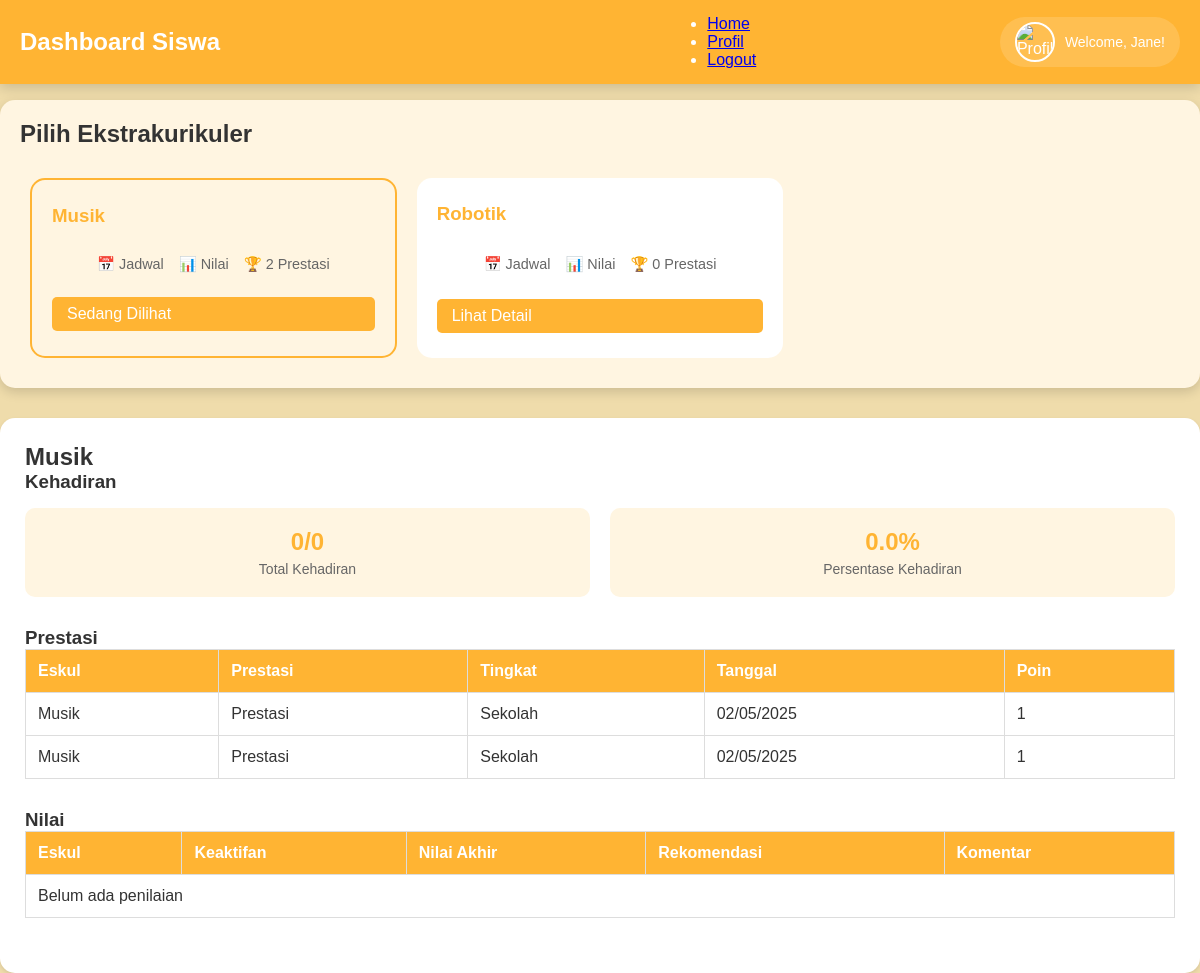
Screenshot of /dashboard_siswa.php?view_eskul=4 (signed in) with the database file from the repository.
### tables this page shows
CREATE TABLE `students` (
  `student_id` int(11) NOT NULL,
  `name` varchar(100) NOT NULL,
  `email` varchar(100) DEFAULT NULL,
  `phone` varchar(15) DEFAULT NULL,
  `user_id` int(11) DEFAULT NULL,
  `kelas_id` int(11) DEFAULT NULL
);

CREATE TABLE `eskul` (
  `eskul_id` int(11) NOT NULL,
  `name` varchar(100) NOT NULL,
  `description` text DEFAULT NULL,
  `created_at` datetime DEFAULT current_timestamp()
);

CREATE TABLE `prestasi` (
  `prestasi_id` int(11) NOT NULL,
  `student_id` int(11) DEFAULT NULL,
  `eskul_id` int(11) DEFAULT NULL,
  `judul_prestasi` varchar(255) DEFAULT NULL,
  `tingkat` enum('Sekolah','Kota','Provinsi','Nasional','Internasional') DEFAULT NULL,
  `poin` int(11) DEFAULT NULL,
  `tanggal` date DEFAULT NULL,
  `id_semester` int(11) DEFAULT NULL,
  `created_at` timestamp NOT NULL DEFAULT current_timestamp()
);

### dashboard_siswa.php (the view, shortened to what this page needs)
<?php
include 'koneksi.php';
$user_id = $_SESSION['user_id'];
$query_murid = "SELECT s.student_id, s.name, k.nama_kelas as class_name, k.tingkat, k.jurusan
                FROM students s
                LEFT JOIN kelas k ON s.kelas_id = k.kelas_id
                WHERE s.user_id = ?";
$stmt = $conn->prepare($query_murid);
$stmt->bind_param("i", $user_id);
$stmt->execute();
$result_murid = $stmt->get_result();
$murid = $result_murid->fetch_assoc();
$student_id = $murid['student_id'];
$student_name = $murid['name'];
$query_eskul_list = "SELECT e.eskul_id, e.name,
                     (SELECT COUNT(*) FROM prestasi WHERE eskul_id = e.eskul_id AND student_id = ?) as prestasi_count
                     FROM eskul_students es
                     JOIN eskul e ON es.eskul_id = e.eskul_id
                     WHERE es.student_id = ?";
$stmt = $conn->prepare($query_eskul_list);
$stmt->bind_param("ii", $student_id, $student_id);
$stmt->execute();
$eskul_list = $stmt->get_result();
$selected_eskul = isset($_GET['view_eskul']) ? intval($_GET['view_eskul']) : null;
$query_prestasi = "SELECT p.*, e.name as eskul_name
                  FROM prestasi p
                  JOIN eskul e ON p.eskul_id = e.eskul_id
                  WHERE p.student_id = ?
                  ORDER BY p.tanggal DESC";
$stmt = $conn->prepare($query_prestasi);
$stmt->bind_param("i", $student_id);
$stmt->execute();
$prestasi_result = $stmt->get_result();
$query_nilai = "SELECT pe.*, e.name as eskul_name, pk.nilai as nilai_keaktifan,
                pr.rekomendasi, pk2.komentar
                FROM penilaian_eskul pe
                JOIN eskul e ON pe.eskul_id = e.eskul_id
                LEFT JOIN penilaian_keaktifan pk ON pe.penilaian_id = pk.penilaian_id
                LEFT JOIN penilaian_rekomendasi pr ON pe.penilaian_id = pr.penilaian_id
                LEFT JOIN penilaian_komentar pk2 ON pe.penilaian_id = pk2.penilaian_id
                WHERE pe.student_id = ?";
$stmt = $conn->prepare($query_nilai);
$stmt->bind_param("i", $student_id);
$stmt->execute();
$nilai_result = $stmt->get_result();
?>
<!DOCTYPE html>
<html lang="id">
<head>
    <link rel="stylesheet" href="css/style.css">
</head>
<body>
<div class="navbar">
    <div class="navbar-left">
        <h2>Dashboard Siswa</h2>
    </div>
    <div class="navbar-center">
        <ul class="nav-links" id="navLinks">
            <li><a href="dashboard_siswa.php">Home</a></li>
            <li><a href="profil.php">Profil</a></li>
            <li><a href="logout.php" onclick="return confirm('Yakin ingin logout?')">Logout</a></li>
        </ul>
    </div>
    <div class="navbar-right">
        <div class="profile">
            <img src="images/profile-placeholder.png" alt="Profile" class="profile-logo">
            <span class="welcome-message">Welcome, <?php echo htmlspecialchars($student_name); ?>!</span>
        </div>
    </div>
</div>
<link rel="stylesheet" href="css/style-eskul-siswa.css">
<div class="content-wrapper">
    <div class="eskul-selector">
        <h2>Pilih Ekstrakurikuler</h2>
        <div class="eskul-cards">
            <?php while ($eskul = $eskul_list->fetch_assoc()): ?>
                <a href="?view_eskul=<?php echo $eskul['eskul_id']; ?>"
                   class="eskul-card <?php echo ($selected_eskul == $eskul['eskul_id']) ? 'active' : ''; ?>">
                    <h3><?php echo htmlspecialchars($eskul['name']); ?></h3>
                    <div class="eskul-stats">
                        <span>📅 Jadwal</span>
                        <span>📊 Nilai</span>
                        <span>🏆 <?php echo $eskul['prestasi_count']; ?> Prestasi</span>
                    </div>
                    <div class="view-details">
                        <?php echo ($selected_eskul == $eskul['eskul_id']) ? 'Sedang Dilihat' : 'Lihat Detail'; ?>
                    </div>
                </a>
            <?php endwhile; ?>
        </div>
    </div>
    <?php if ($selected_eskul): ?>
        <div class="eskul-details">
            <?php
            $stmt = $conn->prepare("SELECT e.name,
                (SELECT COUNT(*) FROM attendance a
                 JOIN eskul_schedule es ON a.schedule_id = es.schedule_id
                 WHERE es.eskul_id = e.eskul_id AND a.student_id = ? AND a.status = 'Hadir') as total_hadir,
                (SELECT COUNT(*) FROM attendance a
                 JOIN eskul_schedule es ON a.schedule_id = es.schedule_id
                 WHERE es.eskul_id = e.eskul_id AND a.student_id = ?) as total_pertemuan
                FROM eskul e WHERE e.eskul_id = ?");
            $stmt->bind_param("iii", $student_id, $student_id, $selected_eskul);
            $stmt->execute();
            $eskul_detail = $stmt->get_result()->fetch_assoc();
            ?>
            <h2><?php echo htmlspecialchars($eskul_detail['name']); ?></h2>
            <section class="detail-section">
                <h3>Kehadiran</h3>
                <div class="attendance-info">
                    <div class="stat-card">
                        <span class="stat-value">
                            <?php echo $eskul_detail['total_hadir']; ?>/<?php echo $eskul_detail['total_pertemuan']; ?>
                        </span>
                        <span class="stat-label">Total Kehadiran</span>
                    </div>
                    <div class="stat-card">
                        <span class="stat-value">
                            <?php
                            $percentage = $eskul_detail['total_pertemuan'] > 0 ?
                                ($eskul_detail['total_hadir'] / $eskul_detail['total_pertemuan']) * 100 : 0;
                            echo number_format($percentage, 1) . '%';
                            ?>
                        </span>
                        <span class="stat-label">Persentase Kehadiran</span>
                    </div>
                </div>
            </section>
            <section class="detail-section">
                <h3>Prestasi</h3>
                <div class="table-responsive">
                    <table class="user-table">
                        <thead>
                            <tr>
                                <th>Eskul</th>
                                <th>Prestasi</th>
                                <th>Tingkat</th>
                                <th>Tanggal</th>
                                <th>Poin</th>
                            </tr>
                        </thead>
                        <tbody>
                            <?php if ($prestasi_result->num_rows > 0): ?>
                                <?php while ($prestasi = $prestasi_result->fetch_assoc()): ?>
                                <tr>
                                    <td><?php echo htmlspecialchars($prestasi['eskul_name']); ?></td>
                                    <td><?php echo htmlspecialchars($prestasi['judul_prestasi']); ?></td>
                                    <td><?php echo htmlspecialchars($prestasi['tingkat']); ?></td>
                                    <td><?php echo date('d/m/Y', strtotime($prestasi['tanggal'])); ?></td>
                                    <td><?php echo htmlspecialchars($prestasi['poin']); ?></td>
                                </tr>
                                <?php endwhile; ?>
                            <?php else: ?>
                                <tr>
                                    <td colspan="5" class="text-center">Belum ada prestasi</td>
                                </tr>
                            <?php endif; ?>
                        </tbody>
                    </table>
                </div>
            </section>
            <section class="detail-section">
                <h3>Nilai</h3>
                <div class="table-responsive">
                    <table class="user-table">
                        <thead>
                            <tr>
                                <th>Eskul</th>
                                <th>Keaktifan</th>
                                <th>Nilai Akhir</th>
                                <th>Rekomendasi</th>
                                <th>Komentar</th>
                            </tr>
                        </thead>
                        <tbody>
                            <?php if ($nilai_result->num_rows > 0): ?>
                                <?php while ($nilai = $nilai_result->fetch_assoc()): ?>
                                <tr>
                                    <td><?php echo htmlspecialchars($nilai['eskul_name']); ?></td>
                                    <td><?php echo htmlspecialchars($nilai['nilai_keaktifan'] ?? '-'); ?></td>
                                    <td><?php echo htmlspecialchars($nilai['nilai_akhir'] ?? '-'); ?></td>
                                    <td><?php echo htmlspecialchars($nilai['rekomendasi'] ?? '-'); ?></td>
                                    <td><?php echo htmlspecialchars($nilai['komentar'] ?? '-'); ?></td>
                                </tr>
                                <?php endwhile; ?>
                            <?php else: ?>
                                <tr>
                                    <td colspan="5" class="text-center">Belum ada penilaian</td>
                                </tr>
                            <?php endif; ?>
                        </tbody>
                    </table>
                </div>
            </section>
        </div>
    <?php endif; ?>
</div>
</body>
</html>

### css/style.css (style rules this page uses)
:root { --bg-color: #EFDCAB; --bg-color-2: #FFF5E1; --text-color: #333; --primary-color: #FFB433; --hover-color: #E09E2C; --sidebar-bg: #FFB433; --sidebar-text: #5A3E1B; --overlay-bg: rgba(0, 0, 0, 0.5); --shadow-light: 0px 4px 12px rgba(0, 0, 0, 0.15); }
*, *::before, *::after { margin: 0; padding: 0; box-sizing: border-box; font-family: Arial, sans-serif; }
html { scroll-behavior: smooth; }
body { background-color: var(--bg-color); color: var(--text-color); transition: all 0.3s ease-in-out; }
.navbar { display: flex; justify-content: space-between; align-items: center; background: var(--primary-color); padding: 15px 20px; color: white; position: fixed; width: 100%; top: 0; left: 0; z-index: 1000; box-shadow: var(--shadow-light); }
.navbar-left h2 { font-size: 24px; }
.navbar-right { display: flex; align-items: center; gap: 10px; }
.profile { display: flex; align-items: center; background: rgba(255, 255, 255, 0.15); border-radius: 25px; padding: 5px 15px; gap: 10px; }
.profile-logo { width: 40px; height: 40px; object-fit: cover; border-radius: 50%; border: 2px solid white; }
.welcome-message { color: white; font-weight: 500; font-size: 14px; text-transform: capitalize; white-space: nowrap; }
.table-responsive { width: 100%; overflow-x: auto; }
.user-table { width: 100%; min-width: 600px; border-collapse: collapse; }
.user-table th, .user-table td { border: 1px solid #ddd; padding: 12px; text-align: left; white-space: nowrap; }
.user-table th { background: var(--primary-color); color: white; }

### css/style-eskul-siswa.css (style rules this page uses)
.content-wrapper { padding-top: 100px; min-height: 100vh; background-color: var(--bg-color); }
.eskul-selector { max-width: 1200px; margin: 0 auto 30px; padding: 20px; background-color: var(--bg-color-2); border-radius: 15px; box-shadow: var(--shadow-light); }
.eskul-cards { margin-top: 20px; display: grid; grid-template-columns: repeat(auto-fill, minmax(280px, 1fr)); gap: 20px; padding: 10px; }
.eskul-card { position: relative; background: white; padding: 25px 20px; border-radius: 15px; transition: all 0.3s ease; text-decoration: none; color: inherit; display: flex; flex-direction: column; justify-content: space-between; min-height: 180px; }
.eskul-card.active { border: 2px solid var(--primary-color); background: var(--bg-color-2); }
.eskul-card h3 { margin: 0 0 10px 0; color: var(--primary-color); }
.eskul-stats { display: flex; justify-content: center; gap: 15px; margin-top: 10px; font-size: 0.9em; color: #666; }
.view-details { display: inline-block; margin-top: 15px; padding: 8px 15px; background: var(--primary-color); color: white; border-radius: 5px; text-decoration: none; transition: background 0.3s ease; }
.eskul-details { max-width: 1200px; margin: 0 auto; background: white; padding: 25px; border-radius: 15px; box-shadow: 0 2px 4px rgba(0,0,0,0.1); }
.detail-section { margin-bottom: 30px; }
.attendance-info { display: flex; gap: 20px; margin-top: 15px; }
.stat-card { background: var(--bg-color-2); padding: 20px; border-radius: 10px; text-align: center; flex: 1; }
.stat-value { font-size: 24px; font-weight: bold; color: var(--primary-color); display: block; }
.stat-label { font-size: 14px; color: #666; margin-top: 5px; display: block; }

### rows the page displays
students: name "Jane"
eskul: name "Musik", prestasi_count "2", shows "Sedang Dilihat"
eskul: name "Robotik", prestasi_count "0", shows "Lihat Detail"
prestasi: eskul.name "Musik", judul_prestasi "Prestasi", tingkat "Sekolah", tanggal "02/05/2025", poin "1"
prestasi: eskul.name "Musik", judul_prestasi "Prestasi", tingkat "Sekolah", tanggal "02/05/2025", poin "1"

### other values shown
$eskul_detail['total_hadir'] "0"
$eskul_detail['total_pertemuan'] "0"
$percentage "0.0"
